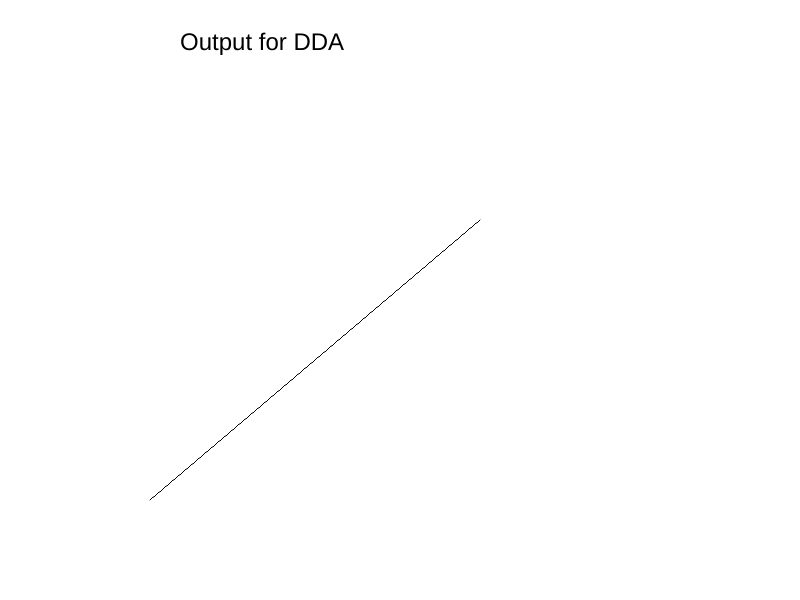
Frame 1 (no input)
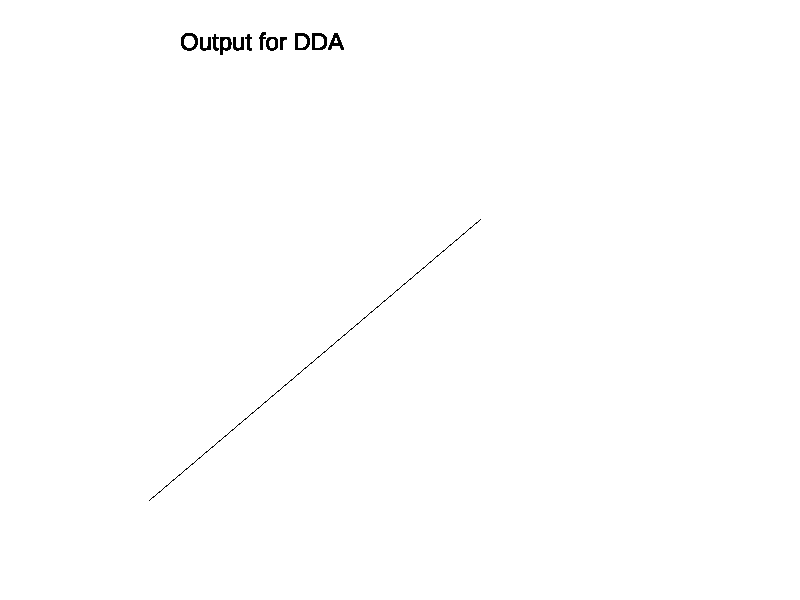
Frame 60 (no input)
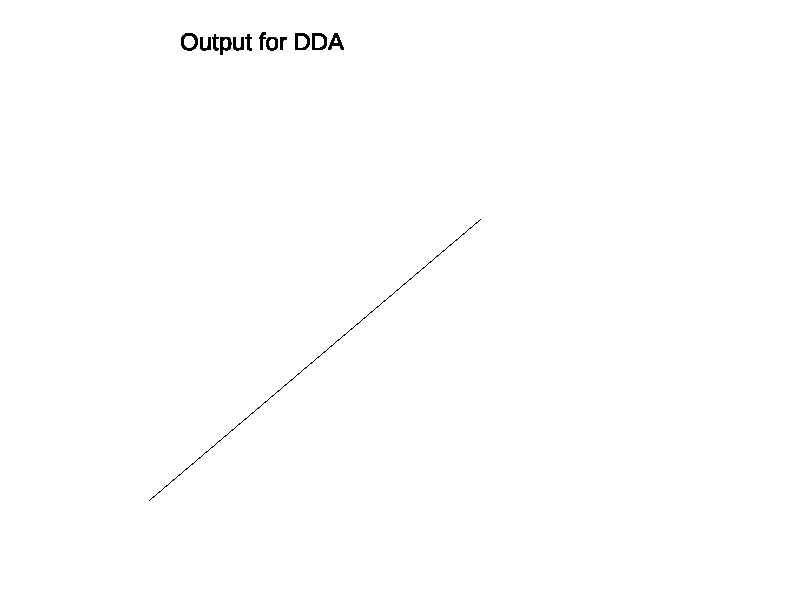
Frame 120 (the mouse pressed at the canvas centre since frame 60)

The p5.js sketch that drew these frames (run headless with seeded random() and noise() and a simulated clock; from frame 60 on, the mouse is pressed at the canvas centre):

// p5.js sketch
// ── sketch.js
//DDA
function setup() {
	createCanvas(displayWidth, displayHeight);
}
  
function draw() {
	textSize(24);
	text('Output for DDA',180,50);
	ddaLine(150, 500, 480, 220);     //coordinates for the dda line
}
  
function ddaLine(x1, y1, x2, y2){
	var dx = x2 - x1;
	var dy = y2 - y1;
  
	if (abs(dx) > abs(dy)) {
	  	var stepSize = abs(dx);    //abs is for finding absolute value
	} 
	else{
	  	stepSize = abs(dy);
	}
  
	var x = x1;
	var y = y1;

	var xInc = (dx / stepSize);
	var yInc = (dy / stepSize);
  
	beginShape();
	var i = 0;
	while(i<=stepSize){
		vertex(round(x), round(y));
	  	x = x + xInc;
	  	y = y + yInc;	
		i++;  
	}
	endShape();
}
